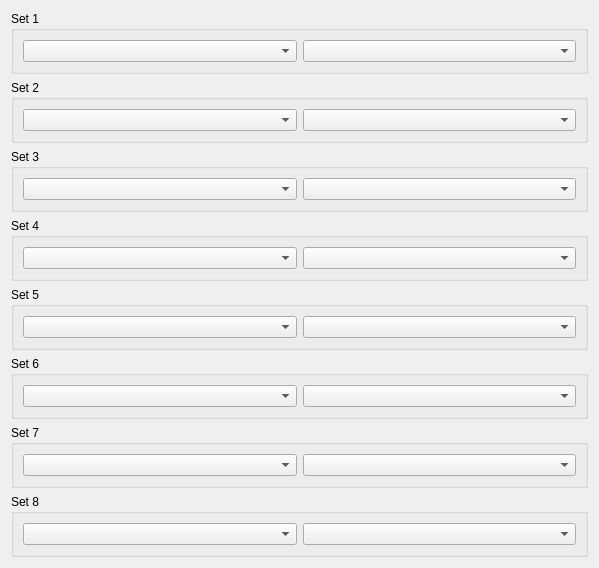
                <widget class="QWidget" name="scrollAreaWidgetContents_ja">
                 <property name="geometry">
                  <rect>
                   <x>0</x>
                   <y>0</y>
                   <width>599</width>
                   <height>524</height>
                  </rect>
                 </property>
                 <property name="sizePolicy">
                  <sizepolicy hsizetype="Preferred" vsizetype="Expanding">
                   <horstretch>0</horstretch>
                   <verstretch>0</verstretch>
                  </sizepolicy>
                 </property>
                 <layout class="QVBoxLayout" name="verticalLayout_11">
                  <item>
                   <widget class="QGroupBox" name="groupBox_s1">
                    <property name="sizePolicy">
                     <sizepolicy hsizetype="Expanding" vsizetype="Fixed">
                      <horstretch>0</horstretch>
                      <verstretch>0</verstretch>
                     </sizepolicy>
                    </property>
                    <property name="minimumSize">
                     <size>
                      <width>0</width>
                      <height>0</height>
                     </size>
                    </property>
                    <property name="title">
                     <string>Set 1</string>
                    </property>
                    <layout class="QHBoxLayout" name="horizontalLayout_9">
                     <item>
                      <widget class="QgsMapLayerComboBox" name="MLCB_LS1_event_3">
                       <property name="currentText">
                        <string extracomment="hazard raster"/>
                       </property>
                      </widget>
                     </item>
                     <item>
                      <widget class="QgsMapLayerComboBox" name="MLCB_LS1_lpol_3"/>
                     </item>
                    </layout>
                   </widget>
                  </item>
                  <item>
                   <widget class="QGroupBox" name="groupBox_s2">
                    <property name="sizePolicy">
                     <sizepolicy hsizetype="Expanding" vsizetype="Fixed">
                      <horstretch>0</horstretch>
                      <verstretch>0</verstretch>
                     </sizepolicy>
                    </property>
                    <property name="minimumSize">
                     <size>
                      <width>0</width>
                      <height>0</height>
                     </size>
                    </property>
                    <property name="title">
                     <string>Set 2</string>
                    </property>
                    <layout class="QHBoxLayout" name="horizontalLayout_10">
                     <item>
                      <widget class="QgsMapLayerComboBox" name="MLCB_LS1_event_4">
                       <property name="currentText">
                        <string extracomment="hazard raster"/>
                       </property>
                      </widget>
                     </item>
                     <item>
                      <widget class="QgsMapLayerComboBox" name="MLCB_LS1_lpol_4"/>
                     </item>
                    </layout>
                   </widget>
                  </item>
                  <item>
                   <widget class="QGroupBox" name="groupBox_s3">
                    <property name="sizePolicy">
                     <sizepolicy hsizetype="Expanding" vsizetype="Fixed">
                      <horstretch>0</horstretch>
                      <verstretch>0</verstretch>
                     </sizepolicy>
                    </property>
                    <property name="minimumSize">
                     <size>
                      <width>0</width>
                      <height>0</height>
                     </size>
                    </property>
                    <property name="title">
                     <string>Set 3</string>
                    </property>
                    <layout class="QHBoxLayout" name="horizontalLayout_11">
                     <item>
                      <widget class="QgsMapLayerComboBox" name="MLCB_LS1_event_5">
                       <property name="currentText">
                        <string extracomment="hazard raster"/>
                       </property>
                      </widget>
                     </item>
                     <item>
                      <widget class="QgsMapLayerComboBox" name="MLCB_LS1_lpol_5"/>
                     </item>
                    </layout>
                   </widget>
                  </item>
                  <item>
                   <widget class="QGroupBox" name="groupBox_s4">
                    <property name="sizePolicy">
                     <sizepolicy hsizetype="Expanding" vsizetype="Fixed">
                      <horstretch>0</horstretch>
                      <verstretch>0</verstretch>
                     </sizepolicy>
                    </property>
                    <property name="minimumSize">
                     <size>
                      <width>0</width>
                      <height>0</height>
                     </size>
                    </property>
                    <property name="title">
                     <string>Set 4</string>
                    </property>
                    <layout class="QHBoxLayout" name="horizontalLayout_12">
                     <item>
                      <widget class="QgsMapLayerComboBox" name="MLCB_LS1_event">
                       <property name="currentText">
                        <string extracomment="hazard raster"/>
                       </property>
                      </widget>
                     </item>
                     <item>
                      <widget class="QgsMapLayerComboBox" name="MLCB_LS1_lpol"/>
                     </item>
                    </layout>
                   </widget>
                  </item>
                  <item>
                   <widget class="QGroupBox" name="groupBox_s5">
                    <property name="sizePolicy">
                     <sizepolicy hsizetype="Expanding" vsizetype="Fixed">
                      <horstretch>0</horstretch>
                      <verstretch>0</verstretch>
                     </sizepolicy>
                    </property>
                    <property name="minimumSize">
                     <size>
                      <width>0</width>
                      <height>0</height>
                     </size>
                    </property>
                    <property name="title">
                     <string>Set 5</string>
                    </property>
                    <layout class="QHBoxLayout" name="horizontalLayout_13">
                     <item>
                      <widget class="QgsMapLayerComboBox" name="MLCB_LS1_event_6">
                       <property name="currentText">
                        <string extracomment="hazard raster"/>
                       </property>
                      </widget>
                     </item>
                     <item>
                      <widget class="QgsMapLayerComboBox" name="MLCB_LS1_lpol_6"/>
                     </item>
                    </layout>
                   </widget>
                  </item>
                  <item>
                   <widget class="QGroupBox" name="groupBox_s6">
                    <property name="sizePolicy">
                     <sizepolicy hsizetype="Expanding" vsizetype="Fixed">
                      <horstretch>0</horstretch>
                      <verstretch>0</verstretch>
                     </sizepolicy>
                    </property>
                    <property name="minimumSize">
                     <size>
                      <width>0</width>
                      <height>0</height>
                     </size>
                    </property>
                    <property name="title">
                     <string>Set 6</string>
                    </property>
                    <layout class="QHBoxLayout" name="horizontalLayout_14">
                     <item>
                      <widget class="QgsMapLayerComboBox" name="MLCB_LS1_event_7">
                       <property name="currentText">
                        <string extracomment="hazard raster"/>
                       </property>
                      </widget>
                     </item>
                     <item>
                      <widget class="QgsMapLayerComboBox" name="MLCB_LS1_lpol_7"/>
                     </item>
                    </layout>
                   </widget>
                  </item>
                  <item>
                   <widget class="QGroupBox" name="groupBox_s7">
                    <property name="sizePolicy">
                     <sizepolicy hsizetype="Expanding" vsizetype="Fixed">
                      <horstretch>0</horstretch>
                      <verstretch>0</verstretch>
                     </sizepolicy>
                    </property>
                    <property name="minimumSize">
                     <size>
                      <width>0</width>
                      <height>0</height>
                     </size>
                    </property>
                    <property name="title">
                     <string>Set 7</string>
                    </property>
                    <layout class="QHBoxLayout" name="horizontalLayout_15">
                     <item>
                      <widget class="QgsMapLayerComboBox" name="MLCB_LS1_event_2">
                       <property name="currentText">
                        <string extracomment="hazard raster"/>
                       </property>
                      </widget>
                     </item>
                     <item>
                      <widget class="QgsMapLayerComboBox" name="MLCB_LS1_lpol_2"/>
                     </item>
                    </layout>
                   </widget>
                  </item>
                  <item>
                   <widget class="QGroupBox" name="groupBox_s8">
                    <property name="sizePolicy">
                     <sizepolicy hsizetype="Expanding" vsizetype="Fixed">
                      <horstretch>0</horstretch>
                      <verstretch>0</verstretch>
                     </sizepolicy>
                    </property>
                    <property name="minimumSize">
                     <size>
                      <width>0</width>
                      <height>0</height>
                     </size>
                    </property>
                    <property name="title">
                     <string>Set 8</string>
                    </property>
                    <layout class="QHBoxLayout" name="horizontalLayout_16">
                     <item>
                      <widget class="QgsMapLayerComboBox" name="MLCB_LS1_event_8">
                       <property name="currentText">
                        <string extracomment="hazard raster"/>
                       </property>
                      </widget>
                     </item>
                     <item>
                      <widget class="QgsMapLayerComboBox" name="MLCB_LS1_lpol_8"/>
                     </item>
                    </layout>
                   </widget>
                  </item>
                 </layout>
                </widget>
